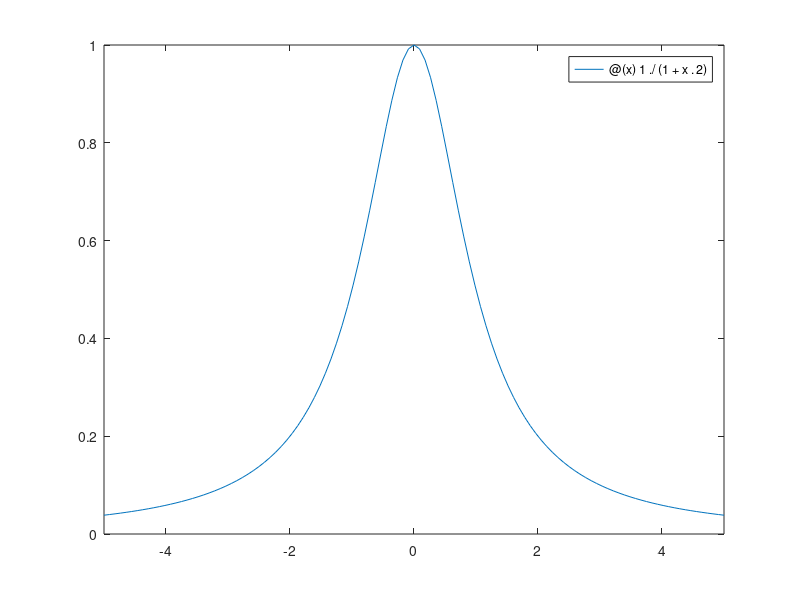

MATLAB code to generate this figure: (Note: this script raises an error after producing the figure.)
%n = input('escriba n: ');

n = 9;
interval = linspace(-5, 5, n);
f = @(x) 1./(1+x.^2);
g = @(x) newton(interval, f(interval), x);

fplot(f, [-5, 5])
hold on
fplot(g, [-5, 5])
plot(interval, f(interval), 'r*')
hold off